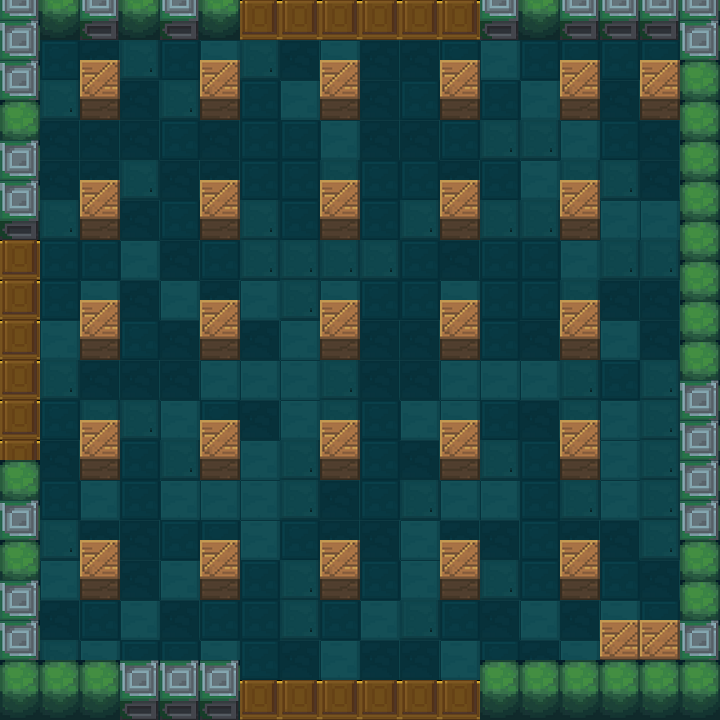

Rendered tile map (Tiled .tmx) drawn with the repository's tilesets; below, a short description and the map source with its tile grids summarised:
An orthogonal 18x18 tile map with 40x40 px tiles, 4 tile layers (floor, exit, barrier, roomVerge), 1 hidden layer not drawn, 5 tilesets.

<map version="1.0" orientation="orthogonal" renderorder="right-down" width="18" height="18" tilewidth="40" tileheight="40">
 <tileset firstgid="1" name="floor" tilewidth="40" tileheight="40">
  <image source="floors.png" width="160" height="40" />
 </tileset>
 <tileset firstgid="5" name="roomVerge" tilewidth="40" tileheight="60">
  <image source="1.png" width="80" height="60" />
 </tileset>
 <tileset firstgid="7" name="barrier" tilewidth="40" tileheight="60">
  <image source="木箱.png" width="40" height="60" />
 </tileset>
 <tileset firstgid="8" name="meta" tilewidth="40" tileheight="40">
  <image source="meta_tiles.png" width="280" height="70" />
  <tile id="0">
   <properties>
    <property name="Collidable" value="true" />
   </properties>
  </tile>
 </tileset>
 <tileset firstgid="15" name="exit" tilewidth="40" tileheight="40">
  <image source="上下门（关）.png" width="40" height="80" />
  <tile id="1">
   <properties>
    <property name="cc_vertexz" value="-500" />
   </properties>
  </tile>
 </tileset>
 <layer name="Meta" width="18" height="18" visible="0">
  <data>[324 cells, 78 non-empty, 1 distinct tile ids]</data>
 </layer>
 <layer name="floor" width="18" height="18">
  <properties>
   <property name="cc_vertexz" value="-500" />
  </properties>
  <data>[324 cells, 256 non-empty, 4 distinct tile ids]</data>
 </layer>
 <layer name="exit" width="18" height="18">
  <properties>
   <property name="cc_vertexz" value="-500" />
  </properties>
  <data>[324 cells, 18 non-empty, 1 distinct tile ids]</data>
 </layer>
 <layer name="barrier" width="18" height="18">
  <properties>
   <property name="cc_vertexz" value="automatic" />
  </properties>
  <data>[324 cells, 28 non-empty, 1 distinct tile ids]</data>
 </layer>
 <layer name="roomVerge" width="18" height="18">
  <properties>
   <property name="cc_vertexz" value="automatic" />
  </properties>
  <data>[324 cells, 50 non-empty, 2 distinct tile ids]</data>
 </layer>
</map>
